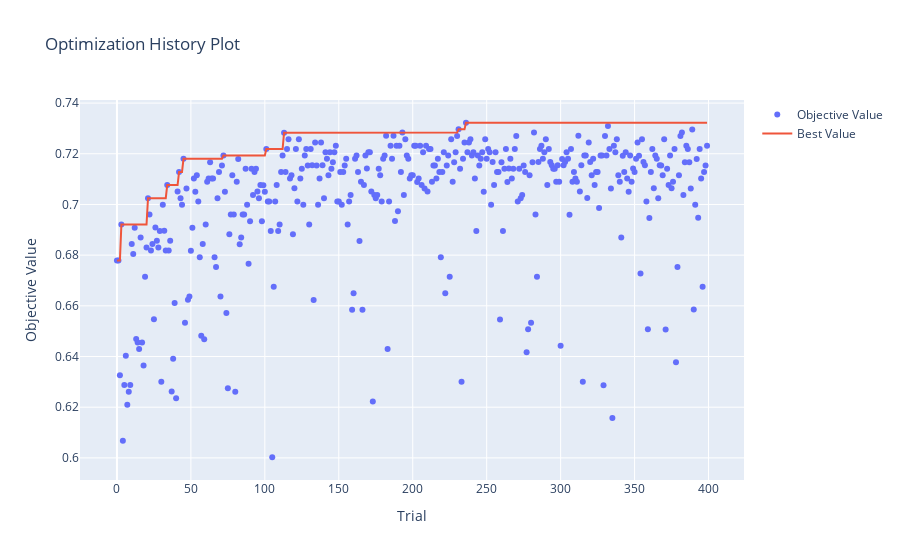

The notebook cell saved with this chart:
### Code cell
# TODO: Choose one/two plots to display

optuna.visualization.plot_optimization_history(study)
# optuna.visualization.plot_slice(study)
# optuna.visualization.plot_parallel_coordinate(study)

### Figure 1 — Plotly figure (JSON) as saved in the notebook; plotly's stock layout.template omitted (floating-point values rounded to 4 significant figures; data arrays with more than 128 entries replaced by an {"elided": "..."} marker saying what was removed)
{"data": [{"mode": "markers", "name": "Objective Value", "type": "scatter", "x": {"elided": "400 int values"}, "y": {"elided": "400 float values"}}, {"mode": "lines", "name": "Best Value", "type": "scatter", "x": {"elided": "400 int values"}, "y": {"elided": "400 float values"}}, {"marker": {"color": "#cccccc"}, "mode": "markers", "name": "Infeasible Trial", "showlegend": false, "type": "scatter", "x": [], "y": []}], "layout": {"title": {"text": "Optimization History Plot"}, "xaxis": {"title": {"text": "Trial"}}, "yaxis": {"title": {"text": "Objective Value"}}}}
